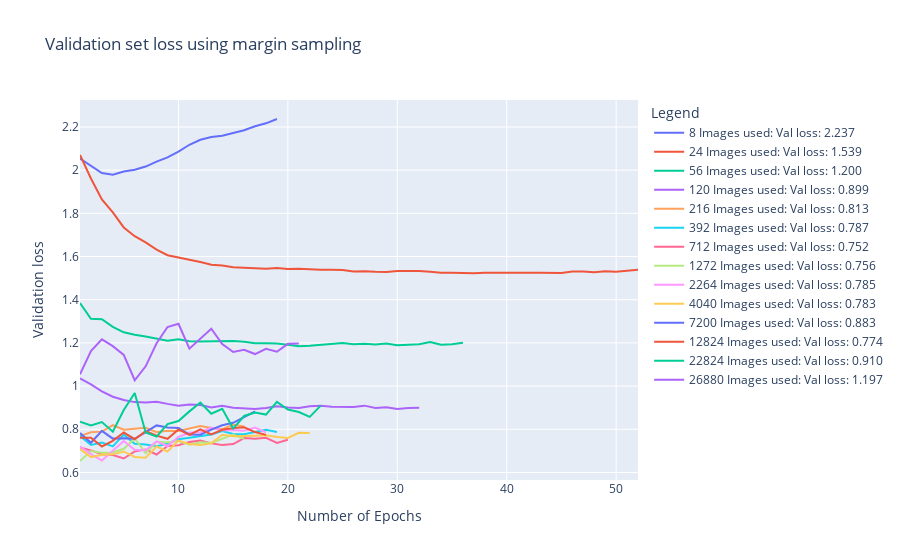

The notebook cell this image was saved under:
### Code cell
plot_validation_performance_vs_epochs(
    performance, 
    no_of_samples, 
    title="Validation set loss using margin sampling", 
    x_axes="Number of Epochs", 
    y_axes="Validation loss", 
    plotting_curve="val loss"
)
